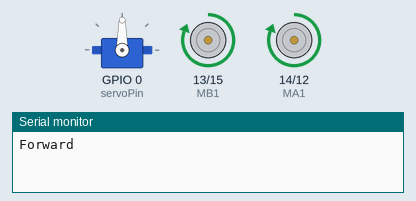
Recording of a sketch running on a simulated ESP8266 (NodeMCU). Shown: servo, motor-driver pin pairs drawn as motors (green arrow = first pin HIGH = forward, orange = second pin HIGH = backward, longer = more drive), the last lines printed to the serial monitor.

Above: at 0.05 s.
At 2.75 s:
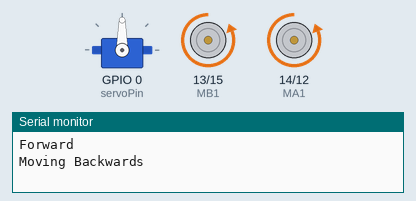
At 5.5 s:
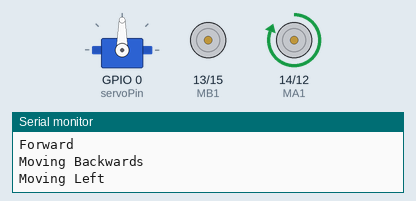
At 8.25 s:
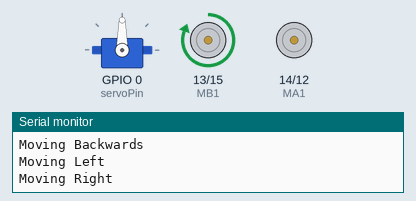
At 11.0 s:
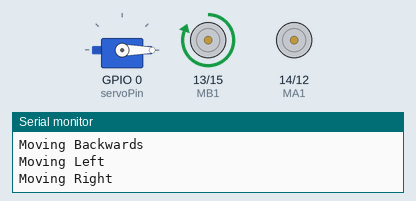
Timing chart, 0 to 14.3 s (numbered marks = the images above):
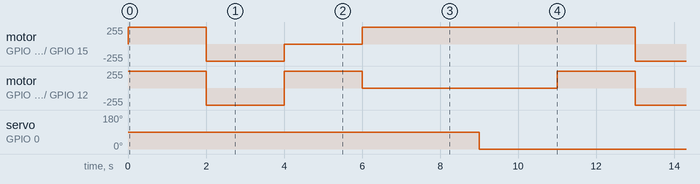

The sketch:

locomotion.ino
```cpp
#define MA1 14  //motorA pin 1
#define MA2 12  //motorA pin 2
#define MB1 13  //motorB pin 1
#define MB2 15  //motorB pin 2

#include <Servo.h> //servo library
#include <ESP8266WiFi.h> //libraries

Servo myservo; //declaring Servo pin

int servoPin = 0; //servo pin definition

void setup() {
  pinMode(MA1, OUTPUT); //motors pins initialise
  pinMode(MA2,OUTPUT);
  pinMode(MB1,OUTPUT);
  pinMode(MB2,OUTPUT);
  myservo.attach(servoPin);
}

void loop(){

   digitalWrite(MA1,HIGH);
   digitalWrite(MB1,HIGH);
   digitalWrite(MA2,LOW);
   digitalWrite(MB2,LOW);
   Serial.println("Forward");

   delay(2000);

   digitalWrite(MA1,LOW);
   digitalWrite(MA2,HIGH);
   digitalWrite(MB1,LOW);
   digitalWrite(MB2,HIGH);
   Serial.println("Moving Backwards");

   delay(2000);

   digitalWrite(MA1,HIGH);
   digitalWrite(MA2,LOW);
   digitalWrite(MB1,LOW);
   digitalWrite(MB2,LOW);
   Serial.println("Moving Left");

   delay(2000);

   digitalWrite(MA1,LOW);
   digitalWrite(MA2,LOW);
   digitalWrite(MB1,HIGH);
   digitalWrite(MB2,LOW);
   Serial.println("Moving Right");

   delay(2000);

   myservo.write(90);
   delay(1000);
   myservo.write(0);
   delay(2000);
}
```

Measured:
- by itself, motor on GPIO 13 (MB1) / GPIO 15 (MB2): repeats every 11.0 s: backward 255/255 2.0 s, stopped 2.0 s, forward 255/255 7.0 s
- by itself, servo on GPIO 0 (servoPin): alternates 90° for 1.0 s and 0° for 10.0 s
- by itself, motor on GPIO 14 (MA1) / GPIO 12 (MA2): repeats every 11.0 s: backward 255/255 2.0 s, forward 255/255 2.0 s, stopped 5.0 s, forward 255/255 2.0 s
